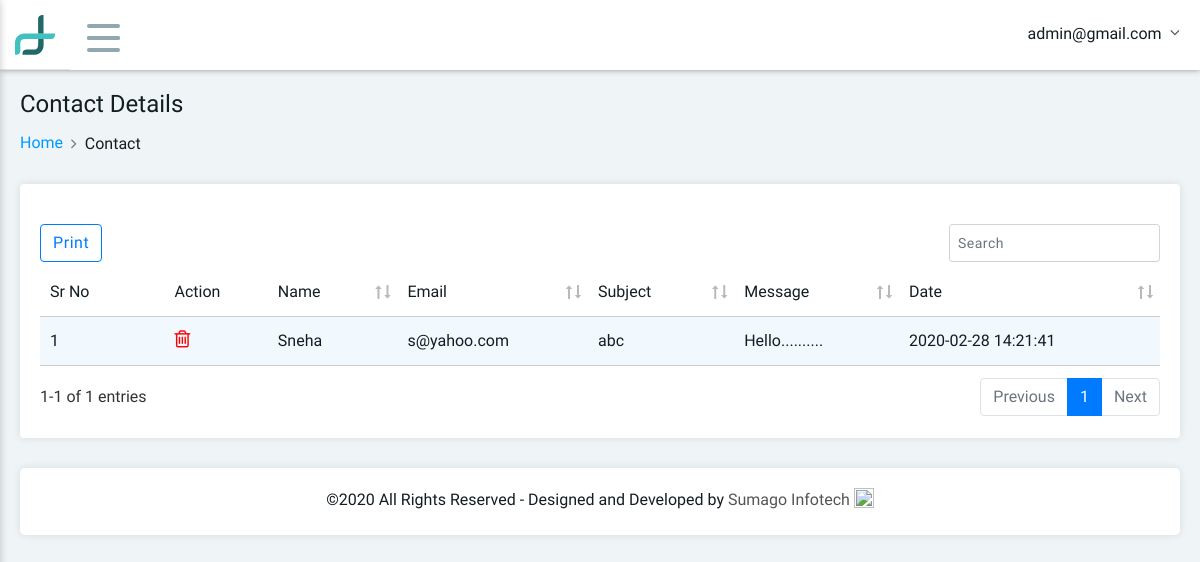
Page /contact.php (signed in) on the committed database.
### tables this page shows
CREATE TABLE IF NOT EXISTS `tbl_contact` (
  `fld_contact_id` int(11) NOT NULL,
  `fld_contact_name` varchar(50) NOT NULL,
  `fld_contact_email` varchar(255) NOT NULL,
  `fld_contact_subject` varchar(50) NOT NULL,
  `fld_contact_message` text NOT NULL,
  `fld_contact_created_date` datetime NOT NULL DEFAULT CURRENT_TIMESTAMP,
  `fld_contact_modified_date` datetime NOT NULL DEFAULT CURRENT_TIMESTAMP ON UPDATE CURRENT_TIMESTAMP,
  `fld_delete` int(11) NOT NULL
);

### contact.php (the view, shortened to what this page needs)
<!DOCTYPE html>
<html>
<head>
	<?php include('include/head.php'); ?>
	<link rel="stylesheet" type="text/css" href="src/plugins/datatables/media/css/jquery.dataTables.css">
	<link rel="stylesheet" type="text/css" href="src/plugins/datatables/media/css/dataTables.bootstrap4.css">
	<link rel="stylesheet" type="text/css" href="src/plugins/datatables/media/css/responsive.dataTables.css">
</head>
<body>
	<?php include('include/header.php'); ?>
	<div class="main-container">
		<div class="pd-ltr-20 customscroll customscroll-10-p height-100-p xs-pd-20-10">
			<div class="min-height-200px">
				<div class="page-header">
					<div class="row">
						<div class="col-md-6 col-sm-12">
							<div class="title">
								<h4>Contact Details</h4>
							</div>
							<nav aria-label="breadcrumb" role="navigation">
								<ol class="breadcrumb">
									<li class="breadcrumb-item"><a href="dashboard.php">Home</a></li>
									<li class="breadcrumb-item active" aria-current="page">Contact</li>
								</ol>
							</nav>
						</div>
					</div>
				</div>
				<div class="pd-20 bg-white border-radius-4 box-shadow mb-30">
					<div class="row">
						<table class="stripe hover data-table-export nowrap">
							<thead>
								<tr>
									<th class="table-plus datatable-nosort">Sr No</th>
									<th class="datatable-nosort">Action</th>
									<th>Name</th>
                                    <th>Email</th>
                                    <th>Subject</th>
                                    <th>Message</th>
									<th>Date</th>
								</tr>
							</thead>
							<tbody>
							<?php
                                $count=0;
                                $query="select * from tbl_contact where fld_delete='0' order by fld_contact_id desc";
                                $row=mysqli_query($connect,$query) or die(mysqli_error($connect));
                                while($fetch=mysqli_fetch_array($row)) {
                                extract($fetch);
                            ?>
                                <tr>
                                   <td><?php echo ++$count; ?></td>
									<td>
										<a href="contact_delete.php?fld_contact_id=<?php echo $fetch['fld_contact_id'] ?>" onclick="return confirm('Are you sure to Delete Contact')" class="fa fa-trash-o"  style="color: red;font-size: 20px;">
                                        </a>
									</td>
									<td><?php echo $fld_contact_name; ?></td>
                                    <td><?php echo $fld_contact_email; ?></td>
                                    <td><?php echo $fld_contact_subject; ?></td>
                                    <td><?php echo $fld_contact_message; ?></td>
                                    <td><?php echo $fld_contact_created_date; ?></td>
                                </tr>
                                            <?php } ?>
							</tbody>
						</table>
					</div>
				</div>
			</div>
			<?php include('include/footer.php'); ?>
		</div>
	</div>
</body>
</html>

### include/header.php (shortened to what this page needs)
<?php include "config.php";
 ?>
	<div class="header clearfix">
		<div class="header-right">
			<div class="brand-logo">
				<a href="#">
					<img src="vendors/images/logo.png" alt="" class="mobile-logo">
				</a>
			</div>
			<div class="menu-icon">
				<span></span>
				<span></span>
				<span></span>
			</div>
			<div class="user-info-dropdown">
				<div class="dropdown">
					<a class="dropdown-toggle" href="#" role="button" data-toggle="dropdown">
						<?php
                            $query=mysqli_query($connect,"select * from tbl_admin where fld_email='".$_SESSION['email']."'") or die(mysqli_error($connect));
                            $fetch=mysqli_fetch_array($query);
                            extract($fetch);
                        ?>
						<span class="user-name"><?php echo $fetch['fld_email']; ?></span>
					</a>
				</div>
			</div>
		</div>
	</div>

### rows in the picture
tbl_contact: fld_contact_name "Sneha", fld_contact_email "s@yahoo.com", fld_contact_subject "abc", fld_contact_message "Hello..........", fld_contact_created_date "2020-02-28 14:21:41"

### other values in the picture
$fetch['fld_email'] "admin@gmail.com"
